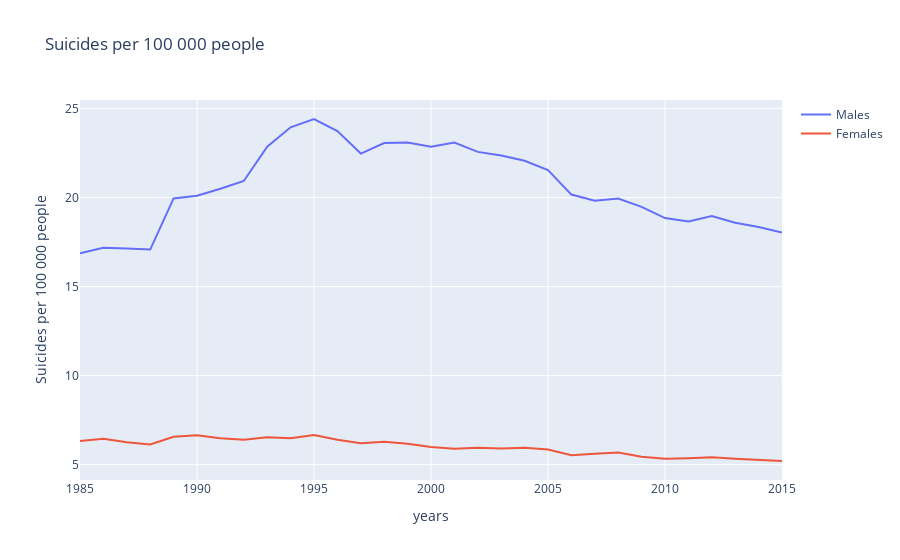

The notebook cell saved with this chart:
### Markdown cell above
Now let's look at social groups, starting with geneders.

### Code cell
males_yearly = group_yearly(data[data['sex'] == 'Male'])
males_yearly['suicides_per_100k'] = get_suicides_per_100k(males_yearly)

females_yearly = group_yearly(data[data['sex'] == 'Female'])
females_yearly['suicides_per_100k'] = get_suicides_per_100k(females_yearly)


fig = go.Figure()

fig.add_trace(
    go.Scatter(x = years, y = males_yearly['suicides_per_100k'], mode = 'lines', name = 'Males')
)

fig.add_trace(
    go.Scatter(x = years, y = females_yearly['suicides_per_100k'], mode = 'lines', name = 'Females')
)

fig.update_layout(title_text="Suicides per 100 000 people")

fig.update_xaxes(title_text="years")
fig.update_yaxes(title_text="Suicides per 100 000 people")

fig.show()

### Figure 1 — Plotly figure (JSON) as saved in the notebook; plotly's stock layout.template omitted (floating-point values rounded to 4 significant figures)
{"data": [{"mode": "lines", "name": "Males", "type": "scatter", "x": [1985, 1986, 1987, 1988, 1989, 1990, 1991, 1992, 1993, 1994, 1995, 1996, 1997, 1998, 1999, 2000, 2001, 2002, 2003, 2004, 2005, 2006, 2007, 2008, 2009, 2010, 2011, 2012, 2013, 2014, 2015], "y": [16.87, 17.18, 17.14, 17.08, 19.95, 20.1, 20.49, 20.93, 22.85, 23.95, 24.41, 23.74, 22.47, 23.06, 23.09, 22.85, 23.09, 22.56, 22.36, 22.07, 21.55, 20.17, 19.82, 19.95, 19.48, 18.85, 18.66, 18.96, 18.58, 18.34, 18.04]}, {"mode": "lines", "name": "Females", "type": "scatter", "x": [1985, 1986, 1987, 1988, 1989, 1990, 1991, 1992, 1993, 1994, 1995, 1996, 1997, 1998, 1999, 2000, 2001, 2002, 2003, 2004, 2005, 2006, 2007, 2008, 2009, 2010, 2011, 2012, 2013, 2014, 2015], "y": [6.331, 6.455, 6.26, 6.128, 6.569, 6.648, 6.48, 6.402, 6.536, 6.483, 6.67, 6.401, 6.204, 6.292, 6.175, 5.996, 5.892, 5.952, 5.905, 5.948, 5.856, 5.526, 5.608, 5.677, 5.449, 5.324, 5.362, 5.418, 5.328, 5.274, 5.205]}], "layout": {"title": {"text": "Suicides per 100 000 people"}, "xaxis": {"title": {"text": "years"}}, "yaxis": {"title": {"text": "Suicides per 100 000 people"}}}}
